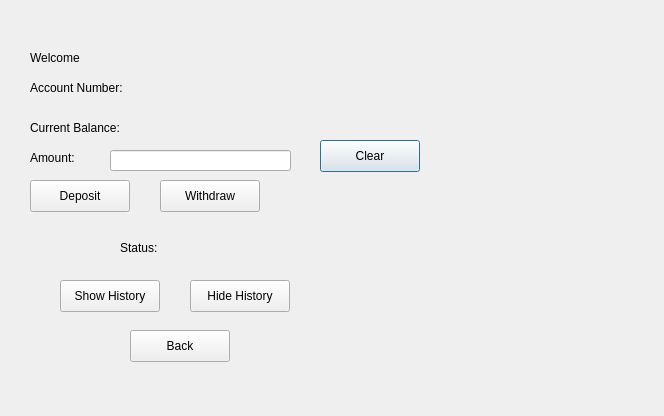
<?xml version="1.0" encoding="UTF-8"?>
<ui version="4.0">
 <class>Transaction</class>
 <widget class="QDialog" name="Transaction">
  <property name="geometry">
   <rect>
    <x>0</x>
    <y>0</y>
    <width>664</width>
    <height>416</height>
   </rect>
  </property>
  <property name="windowTitle">
   <string>Dialog</string>
  </property>
  <widget class="QLabel" name="welcome_label">
   <property name="geometry">
    <rect>
     <x>30</x>
     <y>50</y>
     <width>58</width>
     <height>16</height>
    </rect>
   </property>
   <property name="text">
    <string>Welcome</string>
   </property>
  </widget>
  <widget class="QLabel" name="account_label">
   <property name="geometry">
    <rect>
     <x>30</x>
     <y>80</y>
     <width>111</width>
     <height>16</height>
    </rect>
   </property>
   <property name="text">
    <string>Account Number:</string>
   </property>
  </widget>
  <widget class="QLabel" name="currentbalance_label">
   <property name="geometry">
    <rect>
     <x>30</x>
     <y>120</y>
     <width>141</width>
     <height>16</height>
    </rect>
   </property>
   <property name="text">
    <string>Current Balance:</string>
   </property>
  </widget>
  <widget class="QLabel" name="amount_label">
   <property name="geometry">
    <rect>
     <x>30</x>
     <y>150</y>
     <width>58</width>
     <height>16</height>
    </rect>
   </property>
   <property name="text">
    <string>Amount:</string>
   </property>
  </widget>
  <widget class="QLineEdit" name="amount_Output_label">
   <property name="geometry">
    <rect>
     <x>110</x>
     <y>150</y>
     <width>181</width>
     <height>21</height>
    </rect>
   </property>
  </widget>
  <widget class="QPushButton" name="clear_button">
   <property name="geometry">
    <rect>
     <x>320</x>
     <y>140</y>
     <width>100</width>
     <height>32</height>
    </rect>
   </property>
   <property name="text">
    <string>Clear</string>
   </property>
  </widget>
  <widget class="QLabel" name="welcome_namelabel">
   <property name="geometry">
    <rect>
     <x>100</x>
     <y>40</y>
     <width>141</width>
     <height>31</height>
    </rect>
   </property>
   <property name="text">
    <string/>
   </property>
  </widget>
  <widget class="QPushButton" name="deposit_button">
   <property name="geometry">
    <rect>
     <x>30</x>
     <y>180</y>
     <width>100</width>
     <height>32</height>
    </rect>
   </property>
   <property name="text">
    <string>Deposit</string>
   </property>
  </widget>
  <widget class="QPushButton" name="withdraw_button">
   <property name="geometry">
    <rect>
     <x>160</x>
     <y>180</y>
     <width>100</width>
     <height>32</height>
    </rect>
   </property>
   <property name="text">
    <string>Withdraw</string>
   </property>
  </widget>
  <widget class="QLabel" name="status_label">
   <property name="geometry">
    <rect>
     <x>120</x>
     <y>240</y>
     <width>58</width>
     <height>16</height>
    </rect>
   </property>
   <property name="text">
    <string>Status:</string>
   </property>
  </widget>
  <widget class="QPushButton" name="show_button">
   <property name="geometry">
    <rect>
     <x>60</x>
     <y>280</y>
     <width>100</width>
     <height>32</height>
    </rect>
   </property>
   <property name="text">
    <string>Show History</string>
   </property>
  </widget>
  <widget class="QPushButton" name="hide_button">
   <property name="geometry">
    <rect>
     <x>190</x>
     <y>280</y>
     <width>100</width>
     <height>32</height>
    </rect>
   </property>
   <property name="text">
    <string>Hide History</string>
   </property>
  </widget>
  <widget class="QPushButton" name="back_button">
   <property name="geometry">
    <rect>
     <x>130</x>
     <y>330</y>
     <width>100</width>
     <height>32</height>
    </rect>
   </property>
   <property name="text">
    <string>Back</string>
   </property>
  </widget>
  <widget class="QLabel" name="account_output_label">
   <property name="geometry">
    <rect>
     <x>150</x>
     <y>80</y>
     <width>201</width>
     <height>16</height>
    </rect>
   </property>
   <property name="text">
    <string/>
   </property>
  </widget>
  <widget class="QLabel" name="current_output_label">
   <property name="geometry">
    <rect>
     <x>150</x>
     <y>120</y>
     <width>211</width>
     <height>16</height>
    </rect>
   </property>
   <property name="text">
    <string/>
   </property>
  </widget>
  <widget class="QLabel" name="history_label">
   <property name="geometry">
    <rect>
     <x>427</x>
     <y>30</y>
     <width>191</width>
     <height>331</height>
    </rect>
   </property>
   <property name="text">
    <string/>
   </property>
  </widget>
  <widget class="QLabel" name="status_output_label">
   <property name="geometry">
    <rect>
     <x>180</x>
     <y>240</y>
     <width>181</width>
     <height>16</height>
    </rect>
   </property>
   <property name="text">
    <string/>
   </property>
  </widget>
 </widget>
 <resources/>
 <connections/>
</ui>
